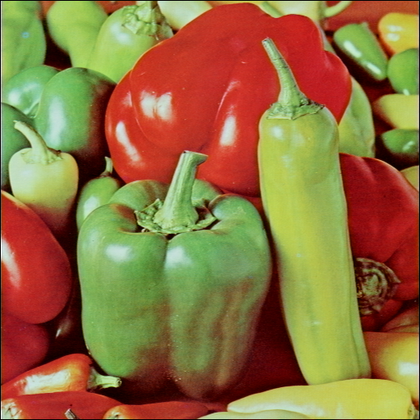
%> input picture ComputerVision/Assignment 1/peppers.bmp, 420 x 420 px, shrunk from 512 x 512 before the run
$ octave main.m   (GNU Octave 9; MATLAB toolbox functions it lacks are replaced by stand-ins)
%> lines starting %> are read from the running program, lines starting %| are printed output that depends on the picture; in (x1, y1, x2, y2) boxes, pixels count from 0 and x2, y2 are one past the last pixel; in counts of white or black regions, pixels touching at a corner belong together; the program's own positions count from 1
### ComputerVision/Assignment 1/FindInfo.m
%Lyle Olsen
%Assignment 1
%9/10/16

function[maxValue,minValue,meanValue,medianValue] = FindInfo(oriIm) %oriIm = original Grayscale image

gerth = size(oriIm);

maxPoint = oriIm(1);
minPoint = oriIm(1);

for i=1:gerth(1),
    for j=1:gerth(2),

       if maxPoint < oriIm(i,j)
           maxPoint = oriIm(i,j);
       end
       if minPoint > oriIm(i,j)
           minPoint = oriIm(i,j);
       end
    end
end

total = sum(oriIm(:));
meanPoint = total/(gerth(1)*gerth(2));

maxValue = maxPoint;
minValue = minPoint;
meanValue = meanPoint;

%Finding the median
s1 = sort(oriIm,2);
firstRow = s1(1:end);
len = numel(oriIm);
sortedArr = sort(firstRow);

medianPoint = sortedArr(len/2);
medianPoint2 = sortedArr(len/2+1);
medFinal = (medianPoint+medianPoint2)/2;


medianValue = medFinal;

end

### ComputerVision/Assignment 1/BlurImage.m
%Lyle Olsen
%Assignment 1
%9/10/16


%Did not finish this problem
function [blurredIm] = BlurImage(oriIm)

%read the 4X4 block, get the average and then put average in each pixel in
%4x4 block

howMany = numel(oriIm);
for i=1:howMany,
    for j=1:4,

    end
end


blurredIm = 0;
end

### ComputerVision/Assignment 1/main.m
%Lyle Olsen
%Assignment 1
%9/10/16

%Problem 1
A = imread('peppers.bmp');
%> A is the input picture: size 420x420x3 uint8; mean R, G, B 144.2, 112.9, 64.2
figure;
imshow(A);
title('RGB Original Image');
%disp(A);

disp('-----------Finish solving Problem 1---------------')
pause

%Problem 2
B = rgb2gray(A);
TB = transpose(B);
FB = fliplr(B);

[row,col] = size(B);
%> row = 420; col = 420
halfSides = round([1,2] .* col/2);
%> halfSides = [210 420]
left = A(:,1:halfSides(1),end);
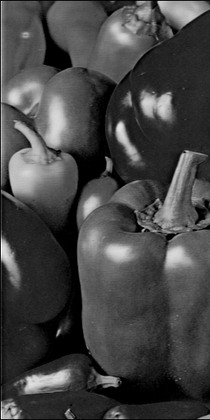
%> left: size 420x210 uint8; min 0, max 255, mean 69.2
right = A(:,halfSides(1)+1:halfSides(2),end);
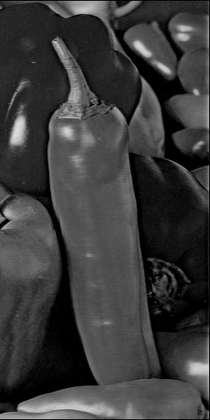
%> right: size 420x210 uint8; min 0, max 220, mean 59.2

VB = [right,left];
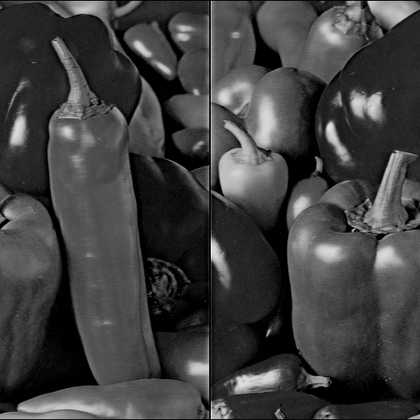
%> VB: size 420x420 uint8; min 0, max 255, mean 64.2

figure;
subplot(2,2,1);
imshow(B)
title('B');

subplot(2,2,2);
imshow(TB)
title('TB');

subplot(2,2,3);
imshow(VB)
title('VB');

subplot(2,2,4);
imshow(FB)
title('FB');

disp('-----------Finish solving Problem 2--------------')
pause

B_max = max(max(B));
%> B_max = 253
B_min = min(min(B));
%> B_min = 3
B_mean = mean(mean(B));
%> B_mean = 116.7
B_median = median(median(B));
%> B_median = 118

[myMax,myMin,myMean,myMedian] = FindInfo(B);
%> in FindInfo, `maxPoint = oriIm(1);`: maxPoint = 6
%> after the loop in FindInfo, `for i=1:gerth(1),`: maxPoint = 253; minPoint = 3
%> in FindInfo, `total = sum(oriIm(:));`: total = 20579931
%> in FindInfo, `meanPoint = total/(gerth(1)*gerth(2));`: meanPoint = 116.7
%> in FindInfo, `maxValue = maxPoint;`: maxValue = 253
%> in FindInfo, `minValue = minPoint;`: minValue = 3
%> in FindInfo, `meanValue = meanPoint;`: meanValue = 116.7
%> in FindInfo, `s1 = sort(oriIm,2);`:
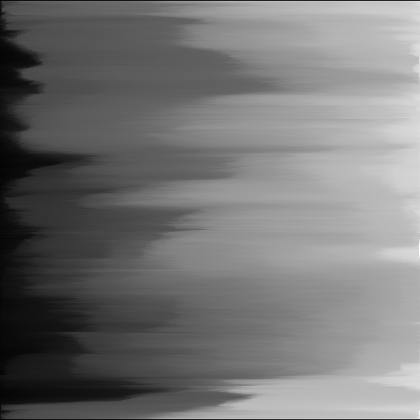
%> s1: size 420x420 uint8; min 3, max 253, mean 116.7; mean of the top-left, top-right, bottom-left and bottom-right quarters 82.6, 164.6, 63.6, 155.9
%> in FindInfo, `medianPoint = sortedArr(len/2);`: medianPoint = 117
%> myMax = 253; myMin = 3; myMean = 116.7; myMedian = 117

if B_max == myMax
    disp('Max values match')
    disp(myMax)
%| 253
else
    disp('Max values do not match')
end

if B_min == myMin
    disp('Min values match')
    disp(myMin)
%| 3
else
    disp('Min values do not match')
end

if B_mean == myMean
    disp('Mean values match')
    disp(myMean)
else
    disp('Mean values do not match')
    disp(myMean)
%| 116.67
    disp(B_mean)
%| 116.67
end

if B_median == myMedian
    disp('Median values match')
    disp(myMedian)
else
    disp('Median values do not match')
    disp('Mine =')
    disp(myMedian)
%| 117
    disp('Theirs =')
    disp(B_median)
%| 118
end

disp('---------Finish solving Problem 3 ---------------')
pause


%Problem 4
%normalize B to C with range 0-1 as a double

doubleC = im2double(B);
C = imadjust(doubleC,[0,1]);
figure;
imshow(C);
title('Normalize Greyscale Image');

section = round([1,2,3] .* col/4);
%> section = [105 210 315]

Q{1} = C(:,1:section(1),end);
Q{1} = Q{1}.^.5;

Q{2} = C(:,section(1)+1:section(2),end);
Q{3} = C(:,section(2)+1:section(3),end);

Q{4} = C(:,section(3)+1:end,end);
Q{4} = Q{4}.^1.5;

D = [Q{1},Q{2},Q{3},Q{4}];
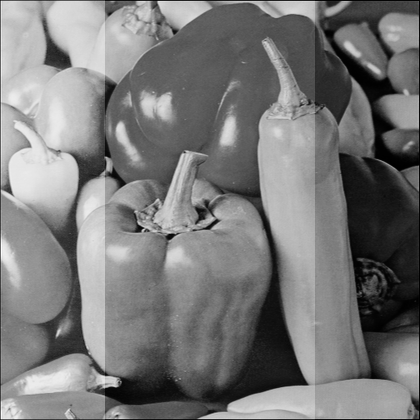
%> D: size 420x420 double; min 0.00128, max 0.996, mean 0.475
figure;
imshow(D)
title('Processed GrayScale Image')
imwrite(D,'Lyle_D.jpg')


disp('-----------Finish solving Problem 4 -----------------')
pause

%Problem 5


bw1 = im2double(C>mean(C(:)));
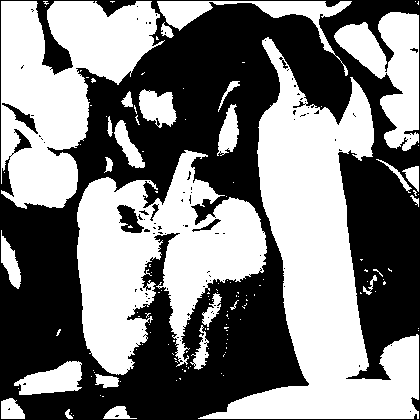
%> bw1: size 420x420 double; values 0 (black) and 1 (white), 50.1% white; 94 black regions (87 under 20 px), largest, box (x1, y1, x2, y2) and area: (0, 0, 420, 420) 86765, (117, 205, 144, 233) 432, (2, 103, 38, 134) 276
bw2 = C > mean([max(C),min(C)]);
%> bw2: size 420x420 logical; 52.5% white; 114 black regions (106 under 20 px), largest, box (x1, y1, x2, y2) and area: (0, 0, 420, 420) 82067, (149, 233, 180, 287) 438, (117, 205, 144, 233) 392
bw3 = im2bw(C);
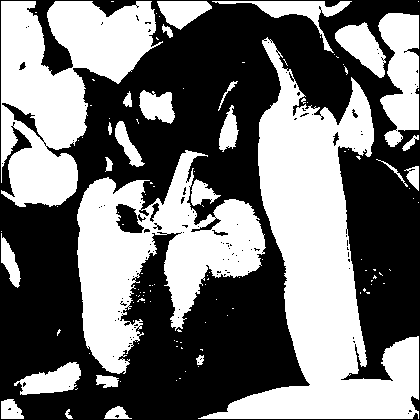
%> bw3: size 420x420 logical; 46% white; 118 white regions (92 under 20 px), largest, box (x1, y1, x2, y2) and area: (198, 37, 419, 419) 30511, (77, 150, 266, 374) 18664, (1, 1, 163, 207) 18268

figure;
subplot(1,3,1);
imshow(bw1)
title('My First Method')

subplot(1,3,2);
imshow(bw2)
title('My Second Method')

subplot(1,3,3);
imshow(bw3)
title('Matlab Method')

if isequal(bw1,bw3),
    disp('My Method 1 worked')
end
if isequal(bw2,bw3),
    disp('My Method 2 worked')
end
if bw2 ~= bw3,
    disp('My Method 2 did not work')
end
if bw1 ~= bw3,
    disp('My Method 1 did not work')
end

disp('--------------- Finish sovling Problem 5 ---------------')
pause

%Problem 6
BA = BlurImage(A);
%> BA = 0
BB = BlurImage(B);
%> BB = 0

disp('Did not finish Problem 6')
pause

close all
clear;
